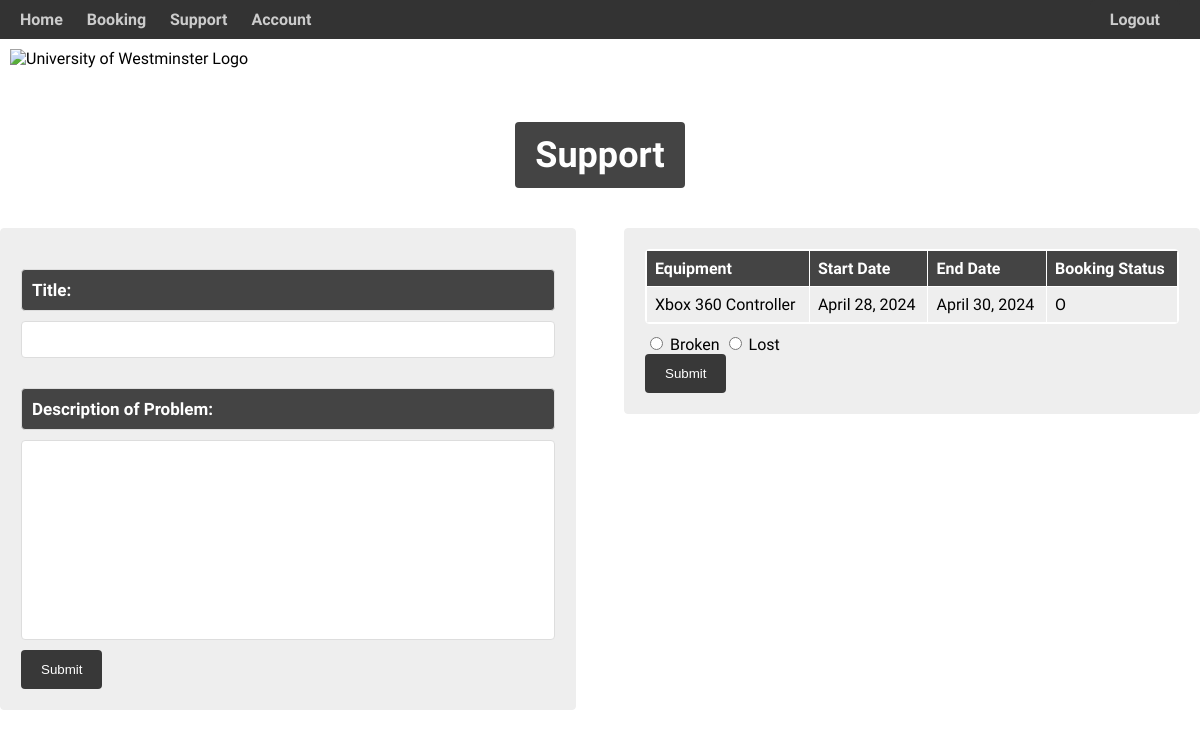
/support/ (signed in), run on the app's committed database.
### helloworld/models.py (models this page shows, shortened)
class Booking(models.Model):
    STATUS = [
        ("O", "Open"),
        ("C", "Closed"),
        ("L", "Late"),
    ]
    startDate = models.DateField()
    endDate = models.DateField()
    bookingStatus = models.CharField(max_length = 10, choices = STATUS)
    bookingID = models.AutoField(primary_key = True, null = False)
    account = models.ForeignKey(User, on_delete = models.SET_NULL, null = True)
    equipment = models.ForeignKey(Equipment, on_delete = models.SET_NULL, null = True)

class Equipment(models.Model):
    LOCATIONS = [
        ("XRLBC", "XRL Lab Blue Cabinet"),
        ("XRLBCL", "XRL Lab Blue Cabinet Large"),
        ("XRL", "XRL Lab"),
        ("OTHER", "Other"),
        ('XRLMWC', "XRLab Medium Wooden Cabinet")
    ]
    STATUS = [
        ("A", "Available"),
        ("ON", "On Loan"),
        ("D", "Decommissioned"),
        ("R", "Repairing"),
    ]
    equipmentName = models.CharField(max_length = 30,verbose_name = 'Name')
    equipmentType = models.CharField(max_length = 30,verbose_name = 'Type')
    equipmentQuantity = models.IntegerField( default= 1,verbose_name = 'Quantity')
    equipmentLocation = models.CharField(max_length = 30, choices = LOCATIONS , default = "OTHER",verbose_name = 'Location')
    equipmentAudit =  models.DateField()
    equipmentStatus = models.CharField(max_length = 20, choices = STATUS, default = "A",verbose_name = 'Status')
    equipmentComment = models.CharField(max_length = 200, default = "")
    equipmentID = models.CharField(max_length = 30, primary_key = True,verbose_name = 'Equip_ID')

### helloworld/views.py (the view)
# urls.py: path('support/',views.support , name='support'),
def support(request):
    if not UserLoggedIn(request):
        return loginPage(request)
    usersBookings = getUserBookings(request)
    context = {
        'username':GetUserName(request),
        'bookings':usersBookings
        }
    return render(request,"support.html",context)

### helloworld/views.py (called while the page is built)
def UserLoggedIn(request): #uop
    if request.user.is_authenticated:
        return True
    else:
        return False

def getUserBookings(request):
    return Booking.objects.filter(account = request.user)

def GetUserName(request):
    return request.user.username

### templates/support.html (shortened to what this page needs)
{% load static %}
<!DOCTYPE html>
<html lang="en">
<head>
    <link rel="stylesheet" type="text/css" href="{% static 'css/support.css' %}">
</head>
<body>
    {% include 'navbar.html' %}
    <div class="header">
        <h1>Support</h1>
    </div>
    <div class="container">
        <div class="left-section">
            <div class="booking-form">
                <div class="form-group">
                    <label class="desc">Title:</label>
                    <input type="text">
                </div>
                <div class="form-group">
                    <label class="desc">Description of Problem:</label>
                    <input class="box-L" type="text">
                </div>
                <input class="submit" type="submit" name="Sort" value="Submit">
            </div>
        </div>
        <div class="right-section">
            <div class="booking-history">
                <div class="scrollable-table-container">
                    {% include 'userbookingtable.html' %}
                </div>
                <div class="radio-group">
                    <label>
                        <input type="radio" name="issue_type" value="broken">
                        Broken
                    </label>
                    <label>
                        <input type="radio" name="issue_type" value="lost">
                        Lost
                    </label>
                </div>
                <input class="submit" type="submit" name="Sort" value="Submit">
            </div>
        </div>
    </div>
</body>
</html>

### templates/userbookingtable.html
<table>
    <tr>
        <th>Equipment</th>
        <th>Start Date</th>
        <th>End Date</th>
        <th>Booking Status</th>
    </tr>
    {% for booking in bookings %}
    <tr>
        <td>{{ booking.equipment.equipmentName }}</td>
        <td>{{ booking.startDate }}</td>
        <td>{{ booking.endDate }}</td>
        <td>{{ booking.bookingStatus }}</td>
    </tr>
    {% endfor %}
</table>

### static/css/support.css (style rules this page uses)
body { font-family: Arial, sans-serif; background-color: #ffffff; padding: 20px; }
.container { display: flex; justify-content: space-between; max-width: 1200px; margin: 0 auto; align-items: flex-start; }
.left-section, .right-section { width: 48%; background-color: #eeeeee; border: 1px solid #eeeeee; border-radius: 4px; padding: 20px; box-sizing: border-box; }
.scrollable-table-container { max-height: 400px; overflow-y: auto; border: 1px solid #ffffff; border-radius: 4px; margin-bottom: 10px; }
.scrollable-table-container table { width: 100%; border-collapse: collapse; }
.scrollable-table-container th, .scrollable-table-container td { border: 1px solid #ffffff; padding: 8px; text-align: left; }
.scrollable-table-container th { background-color: #444444; color: #fff; }
.form-group input[type="date"], .form-group input[type="text"], .form-group input[type="submit"], .form-group label { width: 100%; padding: 10px; margin-bottom: 10px; border: 1px solid #ddd; border-radius: 4px; box-sizing: border-box; }
.form-group label { font-weight: bold; display: block; }
.submit { background-color: #383838; color: #fff; border: none; padding: 12px 20px; border-radius: 4px; cursor: pointer; }
h1 { display: inline-block; background-color: #444444; color: #fff; padding: 12px 20px; border-radius: 4px; font-size: 36px; margin-bottom: 20px; }
.header { text-align: center; color: #fff; padding: 20px 0; }
.box-L { width: 100%; height: 200px; padding: 10px; border: 1px solid #ddd; border-radius: 4px; box-sizing: border-box; resize: vertical; font-family: Arial, sans-serif; font-size: 14px; line-height: 1.5; vertical-align: top; overflow: auto; }
.desc { font-size: 17px; font-weight: bold; color: #ffffff; padding: 10px; margin-top: 20px; margin-bottom: 10px; border: 1px solid #444; border-radius: 4px; background-color: #444; }

### static/css/nav.css (style rules this page uses)
body { font-family: 'InterVogue Medium', sans-serif; margin: 0; padding: 0; }

### data on the page
Booking: equipment.equipmentName "Xbox 360 Controller", startDate "April 28, 2024", endDate "April 30, 2024", bookingStatus "O"
